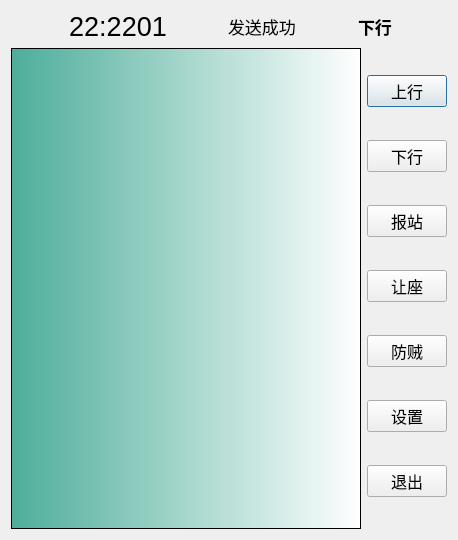
<?xml version="1.0" encoding="UTF-8"?>
<ui version="4.0">
 <class>MyDialog</class>
 <widget class="QDialog" name="MyDialog">
  <property name="geometry">
   <rect>
    <x>0</x>
    <y>0</y>
    <width>458</width>
    <height>540</height>
   </rect>
  </property>
  <property name="windowTitle">
   <string>Dialog</string>
  </property>
  <property name="styleSheet">
   <string notr="true">QDialog{
border-image:url(:/image/back_ground.png);
}
QListWidget
{
	background-color: qlineargradient(spread:pad, x1:0, y1:0, x2:1, y2:0, stop:0 rgba(74, 172, 152, 251), stop:1 rgba(255, 255, 255, 255));
}
QPuchButton
{
	background-color: rgb(170, 255, 255);
	border-style:outset;
	border-width:5px;
	border-radius:10px;
	border-color:rgba(255,255,255,30);
	font:bold 12px;
	color:rgba(0,0,0,100);
	padding:6px;
}
QPushButton:hover
{
	background-color:rgba(100,255,100,100);
	border-color:rgba(255,255,255,200);
	color:rgba(0,0,0,200);
}

QPushButton:pressed
{
	background-color: rgb(155, 206, 164);
	border-style:inset;
	color:rgba(0,0,0,100);
}</string>
  </property>
  <layout class="QVBoxLayout" name="verticalLayout_3">
   <item>
    <layout class="QHBoxLayout" name="horizontalLayout_2">
     <item>
      <spacer name="horizontalSpacer_2">
       <property name="orientation">
        <enum>Qt::Horizontal</enum>
       </property>
       <property name="sizeHint" stdset="0">
        <size>
         <width>58</width>
         <height>20</height>
        </size>
       </property>
      </spacer>
     </item>
     <item>
      <widget class="QLabel" name="label">
       <property name="sizePolicy">
        <sizepolicy hsizetype="Fixed" vsizetype="Fixed">
         <horstretch>0</horstretch>
         <verstretch>0</verstretch>
        </sizepolicy>
       </property>
       <property name="maximumSize">
        <size>
         <width>1677</width>
         <height>1677</height>
        </size>
       </property>
       <property name="font">
        <font>
         <pointsize>20</pointsize>
        </font>
       </property>
       <property name="layoutDirection">
        <enum>Qt::LeftToRight</enum>
       </property>
       <property name="text">
        <string>22:2201</string>
       </property>
       <property name="alignment">
        <set>Qt::AlignCenter</set>
       </property>
      </widget>
     </item>
     <item>
      <spacer name="horizontalSpacer">
       <property name="orientation">
        <enum>Qt::Horizontal</enum>
       </property>
       <property name="sizeHint" stdset="0">
        <size>
         <width>40</width>
         <height>20</height>
        </size>
       </property>
      </spacer>
     </item>
     <item>
      <widget class="QLabel" name="label_3">
       <property name="font">
        <font>
         <pointsize>13</pointsize>
         <weight>50</weight>
         <bold>false</bold>
        </font>
       </property>
       <property name="text">
        <string>发送成功</string>
       </property>
      </widget>
     </item>
     <item>
      <spacer name="horizontalSpacer_4">
       <property name="orientation">
        <enum>Qt::Horizontal</enum>
       </property>
       <property name="sizeHint" stdset="0">
        <size>
         <width>40</width>
         <height>20</height>
        </size>
       </property>
      </spacer>
     </item>
     <item>
      <widget class="QLabel" name="label_2">
       <property name="font">
        <font>
         <pointsize>13</pointsize>
         <weight>75</weight>
         <italic>false</italic>
         <bold>true</bold>
         <underline>false</underline>
         <strikeout>false</strikeout>
        </font>
       </property>
       <property name="text">
        <string>下行</string>
       </property>
      </widget>
     </item>
     <item>
      <spacer name="horizontalSpacer_3">
       <property name="orientation">
        <enum>Qt::Horizontal</enum>
       </property>
       <property name="sizeHint" stdset="0">
        <size>
         <width>28</width>
         <height>20</height>
        </size>
       </property>
      </spacer>
     </item>
    </layout>
   </item>
   <item>
    <layout class="QVBoxLayout" name="verticalLayout_2">
     <item>
      <layout class="QHBoxLayout" name="horizontalLayout">
       <item>
        <widget class="QListWidget" name="listWidget"/>
       </item>
       <item>
        <layout class="QVBoxLayout" name="verticalLayout">
         <item>
          <widget class="QPushButton" name="pushButton_5">
           <property name="font">
            <font>
             <pointsize>12</pointsize>
            </font>
           </property>
           <property name="text">
            <string>上行</string>
           </property>
          </widget>
         </item>
         <item>
          <widget class="QPushButton" name="pushButton_8">
           <property name="font">
            <font>
             <pointsize>12</pointsize>
            </font>
           </property>
           <property name="text">
            <string>下行</string>
           </property>
          </widget>
         </item>
         <item>
          <widget class="QPushButton" name="pushButton_4">
           <property name="font">
            <font>
             <pointsize>12</pointsize>
            </font>
           </property>
           <property name="text">
            <string>报站</string>
           </property>
          </widget>
         </item>
         <item>
          <widget class="QPushButton" name="pushButton_6">
           <property name="font">
            <font>
             <pointsize>12</pointsize>
            </font>
           </property>
           <property name="text">
            <string>让座</string>
           </property>
          </widget>
         </item>
         <item>
          <widget class="QPushButton" name="pushButton_7">
           <property name="font">
            <font>
             <pointsize>12</pointsize>
            </font>
           </property>
           <property name="text">
            <string>防贼</string>
           </property>
          </widget>
         </item>
         <item>
          <widget class="QPushButton" name="pushButton">
           <property name="font">
            <font>
             <pointsize>12</pointsize>
            </font>
           </property>
           <property name="text">
            <string>设置</string>
           </property>
          </widget>
         </item>
         <item>
          <widget class="QPushButton" name="exit_button">
           <property name="font">
            <font>
             <pointsize>12</pointsize>
            </font>
           </property>
           <property name="text">
            <string>退出</string>
           </property>
          </widget>
         </item>
        </layout>
       </item>
      </layout>
     </item>
    </layout>
   </item>
  </layout>
 </widget>
 <resources/>
 <connections>
  <connection>
   <sender>exit_button</sender>
   <signal>clicked()</signal>
   <receiver>MyDialog</receiver>
   <slot>close()</slot>
   <hints>
    <hint type="sourcelabel">
     <x>45</x>
     <y>279</y>
    </hint>
    <hint type="destinationlabel">
     <x>255</x>
     <y>134</y>
    </hint>
   </hints>
  </connection>
 </connections>
</ui>
